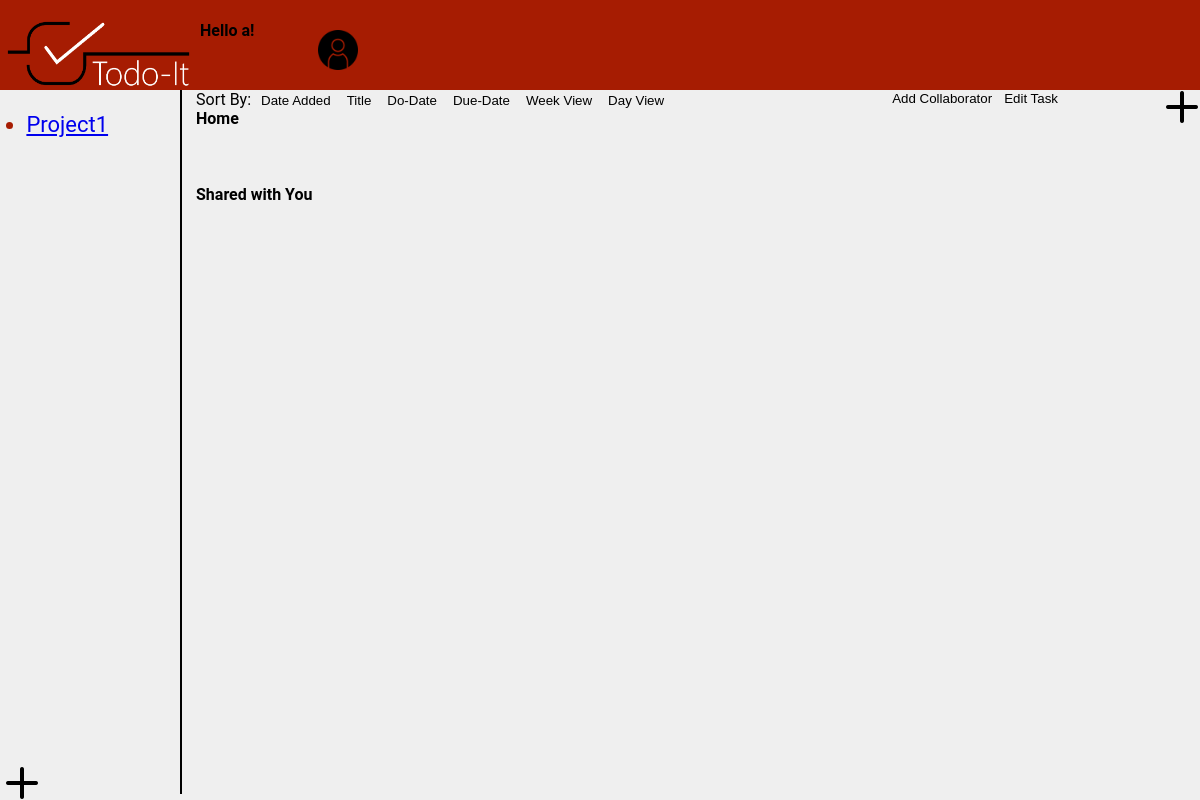
/task/home (signed in), run on an earlier commit of the app's database.
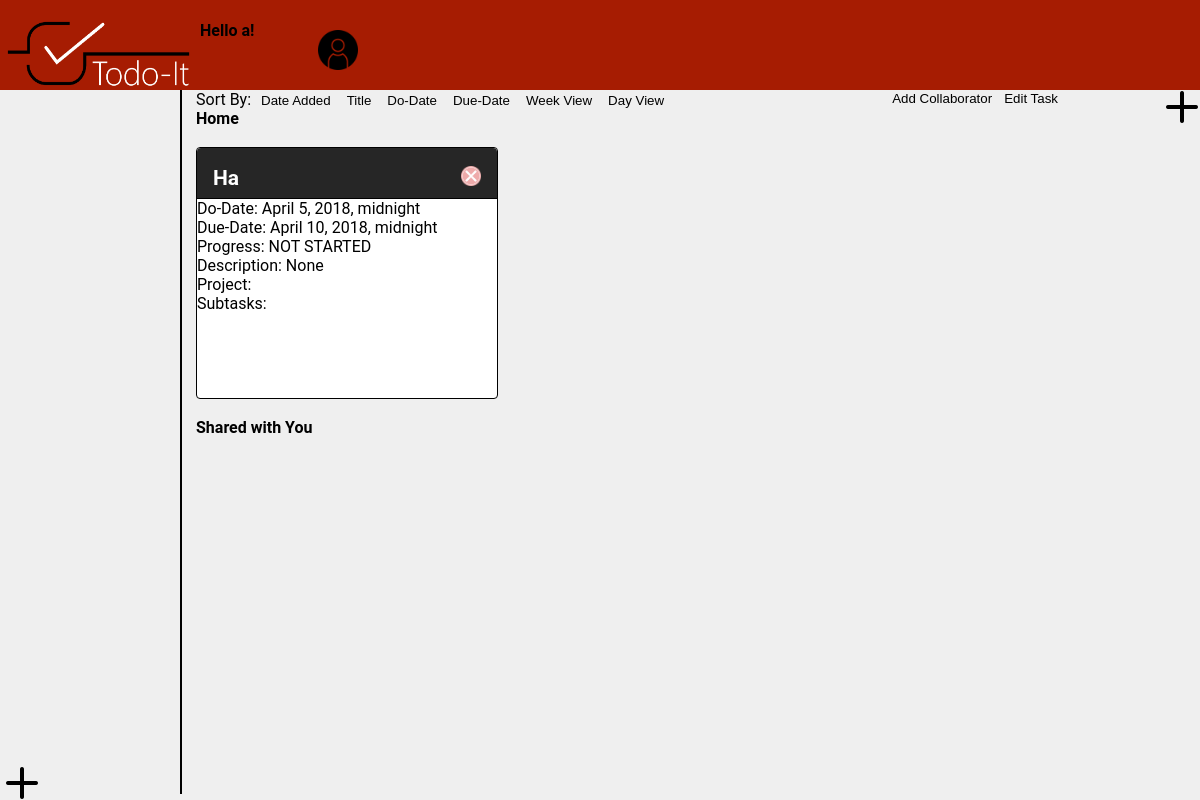
And on a later commit of the database.
### task/models.py (models this page shows)
class User(AbstractUser):
    firstname = models.CharField(max_length=128)
    lastname = models.CharField(max_length=128)
    email = models.EmailField(unique=True, max_length=128)
    username = models.CharField(unique=True, max_length=128)
    password = models.CharField(max_length=128)
    collab = models.CharField(default="", max_length=250)

class Project(models.Model):
    title = models.CharField(max_length=128)
    description = models.CharField(max_length=300, default='Add a description')
    due_date = models.DateTimeField(auto_now=False, auto_now_add=False)
    parent = models.CharField(max_length=128, null=True)
    user = models.ForeignKey(User, on_delete=models.CASCADE, null=True)

class Task(models.Model):
    title = models.CharField(max_length=128)  # temp max length
    description = models.CharField(max_length=300, default='Add a description')
    progress = models.CharField(max_length=20, default='Set progress')
    do_date = models.DateTimeField(auto_now=False, auto_now_add=False)
    due_date = models.DateTimeField(auto_now=False, auto_now_add=False)
    is_sub = models.BooleanField(default=False)
    parent = models.CharField(max_length=128, null=True)
    project = models.CharField(max_length=128, null=True)
    user = models.ForeignKey(User, on_delete=models.CASCADE, null=True)

### task/views.py (the view, shortened to what this page needs)
# urls.py: path('home', views.home, name='home'),
@login_required
def home(request, delete=''):
	  date = datetime.date.today()
	  start_week = date - datetime.timedelta(date.weekday())
	  end_week = start_week + datetime.timedelta(7)
	  form = taskform()
	  form2 = projectform()
	  form3 = subtaskform()
	  form4 = collabform()
	  weekly = Task.objects.filter(due_date__range=[start_week, end_week])
	  daily = Task.objects.filter(due_date__date=datetime.date.today())
	  tasks = Task.objects.all().filter(user=request.user)
	  projects = Project.objects.all().filter(user=request.user)
	  collabs = request.user.collab.replace(' ', '').split(',')
	  users1 = User.objects.filter(username__in=collabs)
	  users = Task.objects.filter(user__in=users1)
	  weekly=""
	  daily=""
	  if request.method == 'GET':
	      Task.objects.filter(title=request.GET.get('delete', False))
	      weekly = Task.objects.filter(due_date__range=[start_week, end_week])
	      daily = Task.objects.filter(due_date__date=datetime.date.today())
	      tasks = Task.objects.all().filter(user=request.user)
	      form = taskform()
	      return render(request, 'task/home.html', {'users': users, 'tasks': tasks, 'projects': projects, 'form': form, 'form2': form2, "form3": form3, 'form4': form4, "currentproject": "", "weekly": weekly, "daily": daily})

### task/forms.py
class taskform(forms.Form):
    title = forms.CharField(label='', max_length=128, widget=forms.TextInput(
        attrs={'placeholder': 'Task Title'}))
    dodate = forms.DateTimeField(label='', widget=forms.TextInput(
        attrs={'placeholder': 'Do-Date'}))
    duedate = forms.DateTimeField(label='', widget=forms.TextInput(
        attrs={'placeholder': 'Due-Date'}))
    progress = forms.ChoiceField(label='Progress', choices=PROGRESS_CHOICES)  #
    description = forms.CharField(label='', max_length=100, widget=forms.TextInput(
        attrs={'placeholder': 'Description'}))
    project = forms.CharField(label='', max_length=128, required=False, widget=forms.TextInput(
        attrs={'placeholder': 'Parent Project'}))

class projectform(forms.Form):
    title = forms.CharField(label='', max_length=128, widget=forms.TextInput(
        attrs={'placeholder': 'Project Title'}))
    duedate = forms.DateTimeField(label='', widget=forms.TextInput(
        attrs={'placeholder': 'Due-Date'}))
    parent = forms.CharField(label='', max_length=128, widget=forms.TextInput(
        attrs={'placeholder': 'Parent Project'}))

### task/templates/task/home.html (shortened to what this page needs)
<!DOCTYPE html>
<html>
    <head>
      {% load static %}
      <link rel = "stylesheet" type = "text/css" href = "{% static 'task/css/home.css' %}">
    </head>
    <body>
        <div class = "topnav">
            <a href = "{% url 'home' %}"> <img src = "{% static 'task/images/Logo (White).png' %}" height = 90px width = 200px align = "left"> </a>
            <div>
                {% if user.is_authenticated %}
                    <b> Hello {{ user.username }}! </b>
                {% endif %}
                <div class="dropdown">
                        <a id="user_pic"> <img src="{% static 'task/images/user.png' %}" height=40px width=40px align="right"></a>
                </div>
            </div>
        </div>
        <div class = "sidenav">
                <ul id="projectList">
                    {% for result in projects %}
                        <li> <span style="color:black"><a href="{% url 'projecthome' project=result.title %}" value="{{ result.title }}">{{ result.title }}</a></span></li>
                    {% endfor %}
                </ul>
            <button onclick="document.getElementById('id02').style.display='block'"><img src="{% static 'task/images/plus.png' %}" width=25% height=25% align="left" padding-right="1px"></button>
        </div>
        <div class = "mainWindow">
            <button onclick="document.getElementById('id01').style.display='block'"><img src="{% static 'task/images/plus.png' %}" width=25% height=25% align="right"></button>
            <button onclick="document.getElementById('id05').style.display='block'">Edit Task</button>
            <button onclick="document.getElementById('id04').style.display='block'">Add Collaborator</button>
            <div class="sorts">
                <form action= "{% url 'projecthome' project=currentproject %}" method="post">
                    Sort By:
                    <input type="submit" name="sortadded" value="Date Added">
                    <input type="submit" name="sorttitle" value="Title">
                    <input type="submit" name="sortdo" value="Do-Date">
                    <input type="submit" name="sortdue" value="Due-Date">
                    <input type="submit" name="sortweek" value="Week View">
                    <input type="submit" name="sortday" value="Day View">
                </form>
            </div>
            {% if currentproject == "" %}
                <b>Home</b><br/><br/>
                {% for result in tasks %}
                    {% if not result.is_sub %}
                        <div class="subprojects">
                            <header class="subprojects-title">
                                <h2>{{result.title}}
                                <a href="{% url 'delete' delete=result.title name=result.title %}"><img src="{% static 'task/images/delete.png' %}" height=20px width=20px align="right"></a></h2>
                            </header>
                            <div class="subprojects-content">
                                Do-Date: {{result.do_date}}<br/>
                                Due-Date: {{result.due_date}}<br/>
                                Progress: {{result.progress}}<br/>
                                Description: {{result.description}}<br/>
                                Project: {{result.project}}<br/>
                                Subtasks:
                            </div>
                        </div>
                    {% endif %}
                {% endfor %}
                <br/><br/><b>Shared with You</b><br/><br/>
            {% endif %}
        </div>
    </body>
</html>

### task/static/task/css/home.css (style rules this page uses)
body { margin: 0; background-color: #efefef; font-family: Roboto, sans-serif; }
.topnav { overflow: hidden; width:100%; background-color: #a61c02; }
.topnav a { color: black; padding: 15px 2px; text-decoration: none; font-size: 17px; position: relative; top: 10px; padding: 0 10px 0 50px; }
.dropdown { position: relative; display: inline-block; cursor: pointer; }
.sidenav { position: absolute; overflow: hidden; background-color: #efefef; border-right: 2px solid black; width: 15%; height: 88%; font-size: 22px; left: 0; }
.sidenav button { background-color: Transparent; border: none; cursor:pointer; overflow: hidden; outline:none; position: fixed; bottom: 0; }
.mainWindow { position: absolute; left: 15%; width:84%; padding-left: 16px; }
.mainWindow button { background-color: Transparent; background-repeat:no-repeat; border: none; cursor:pointer; overflow: hidden; outline:none; float:right; }
.subprojects { display: inline-block; border: 1px solid black; border-radius: 4px; width: 300px; height: 250px; background-color: #ffffff; transition-property: all; transition-duration: 0.25s; transition-timing-function: ease-out; transition-delay: initial; }
.subprojects-title { border-bottom: 1px solid black; border-top-left-radius: 4px; border-top-right-radius: 4px; color: white; background-color: #262626; font-size: 14px; height: 50px; padding-top: 0.01em; padding-bottom: 0.01em; padding-left: 16px; padding-right: 16px; }
input[type="submit"] { background-color: Transparent; border: none; cursor:pointer; outline:none; }

What changed in the data, as far as the page shows it:
removed Project: title "Project1"
added Task: title "Ha", is_sub False (drawn), do_date "April 5, 2018, midnight", due_date "April 10, 2018, midnight", progress "NOT STARTED", description "None"
